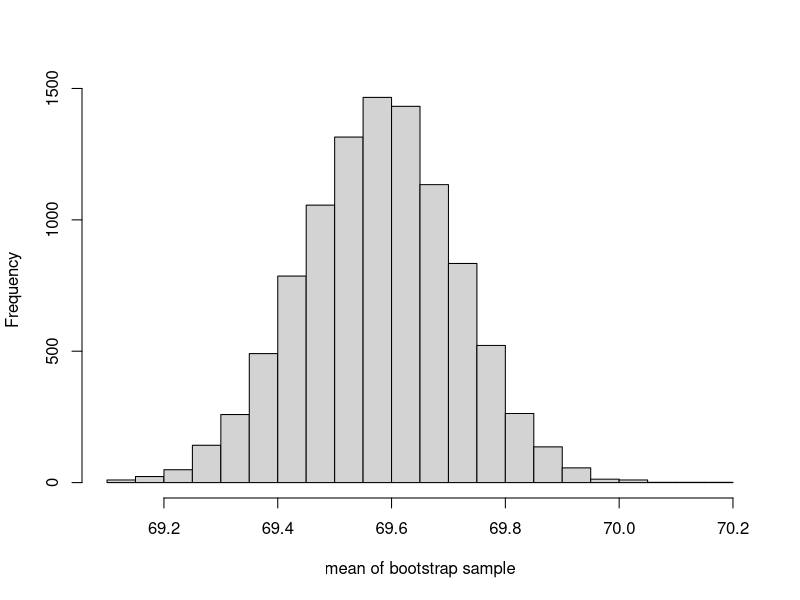

Write R code to recreate this figure.
## ---- chunk 1
DataFrame <- read.csv("NHIS2007.csv")
ObservedHeights <- DataFrame$height
cat(head(ObservedHeights))
BootSample <- sample(ObservedHeights, replace = T)
## ---- chunk 2
# obtaining M bootstrap samples and calculate mean value of each bootstrap sample
M <- 10000
r.mean <- numeric(M)
for(i in 1:M)
{
  BootSample <- sample(ObservedHeights, replace = T)
  r.mean[i] <- mean(BootSample)
}
cat(head(r.mean))
## ---- chunk 3
hist(r.mean, main="", xlab="mean of bootstrap sample") # plot histogram of the measured means over the boostrap samples
